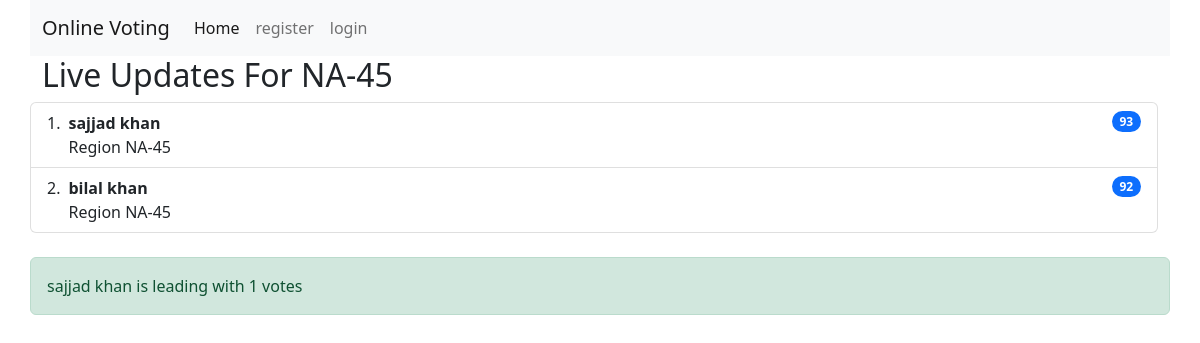
The app's page /voting/election-competition/sajjad-khan-vs-bilal-khan-from-na-45 with its own data.
### pollvote/models.py (models this page shows, shortened)
class Competition(models.Model):
    candidate_a = models.OneToOneField(Candidates, on_delete=models.CASCADE, related_name="candidate_a")
    candidate_b = models.OneToOneField(Candidates, on_delete=models.CASCADE, related_name="candidate_b")
    region = models.OneToOneField(Region, on_delete=models.CASCADE)
    slug = models.SlugField(unique=True, blank=True, null=True)

class Region(models.Model):
    region_name = models.CharField(max_length = 100)
    def __str__(self) -> str:
        return self.region_name

class Candidates(models.Model):
    candidate_name = models.CharField(max_length=100)
    image = models.ImageField(upload_to='images')
    region = models.ForeignKey(Region, on_delete=models.CASCADE)
    total_votes = models.PositiveIntegerField()

### pollvote/views.py (the view)
# urls.py: path('election-competition/<str:slug>', election_competition, name="election-competition"),
def election_competition(request, slug):
    objs = Competition.objects.get(slug=slug)
    candi_a_votes = objs.candidate_a.total_votes
    candi_b_votes = objs.candidate_b.total_votes
    vote_difference = ""
    if candi_a_votes > candi_b_votes:
        lead = candi_a_votes - candi_b_votes
        vote_difference = f'{objs.candidate_a.candidate_name} is leading with {lead} votes'
    elif candi_a_votes == candi_b_votes:
        vote_difference = f'scores of both candidate are level'
    else:
        lead = candi_b_votes - candi_a_votes
        vote_difference = f'{objs.candidate_b.candidate_name} is leading with {lead} votes'
    context = {
        'election_sts':objs,
        'leading_votes':vote_difference
    }
    return render(request, 'pollvote/election_compition.html', context)

### pollvote/templates/pollvote/election_compition.html (shortened to what this page needs)
{% extends 'pollvote/base.html' %}
{% block content %}
    <div class="container">
        <div class="row">
            <h2>Live Updates For {{election_sts.region}}</h2>
            <ol class="list-group list-group-numbered">
                <li class="list-group-item d-flex justify-content-between align-items-start">
                  <div class="ms-2 me-auto">
                    <div class="fw-bold">{{election_sts.candidate_a.candidate_name}}</div>
                    Region {{election_sts.region}}
                  </div>
                  <span class="badge bg-primary rounded-pill" id="user-{{election_sts.candidate_a.id}}">{{election_sts.candidate_a.total_votes}}</span>
                </li>
                <li class="list-group-item d-flex justify-content-between align-items-start">
                    <div class="ms-2 me-auto">
                      <div class="fw-bold">{{election_sts.candidate_b.candidate_name}}</div>
                      Region {{election_sts.region}}
                    </div>
                    <span class="badge bg-primary rounded-pill" id="user-{{election_sts.candidate_b.id}}">{{election_sts.candidate_b.total_votes}}</span>
                  </li>
              </ol>
              {%if leading_votes %}
               <div class="alert alert-success mt-4"> {{leading_votes}}</div>
              {%endif%}
        </div>
    </div>
{% endblock content %}

### records on screen
Competition: region "NA-45", candidate_a.candidate_name "sajjad khan", candidate_a.total_votes "93", candidate_b.candidate_name "bilal khan", candidate_b.total_votes "92"

### other values on screen
{{ leading_votes }} "sajjad khan is leading with 1 votes"
